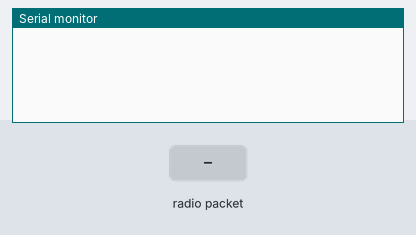
Bench run of a sketch on a simulated Arduino Uno, built with avr-gcc and run on an emulated ATmega328P. On the bench: the last lines printed to the serial monitor. Inputs (shaded band) come from the test bench. No radio packets arrive unless stated.

Above: at 1.3 s.
1.4 s: radio packet "1" arrives
At 1.7 s:
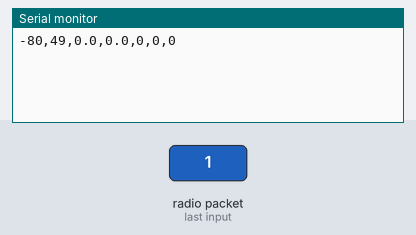
2.9 s: radio packet "1" arrives
At 3.6 s:
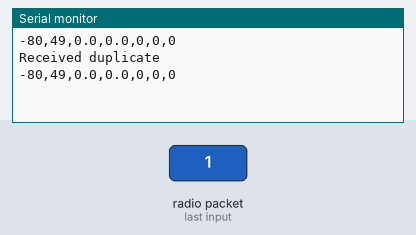
4.4 s: radio packet "0" arrives
At 5.2 s:
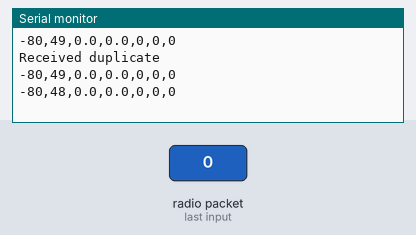
5.9 s: radio packet "2" arrives
At 6.4 s:
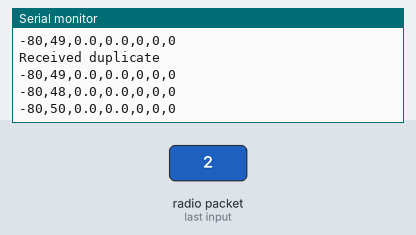
Timing chart, 0 to 8.4 s (numbered marks = the images above; inputs shaded):
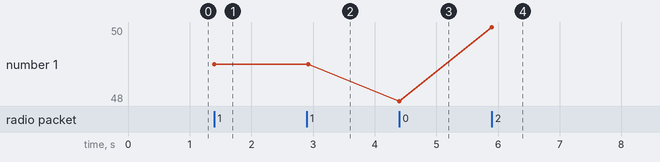

Measured:
- after the input at 1.4 s, the serial monitor: prints a new line at once (image 1)
- after the input at 2.9 s, the serial monitor: prints a new line at once (image 2)
- after the input at 4.4 s, the serial monitor: prints a new line at once (image 3)
- after the input at 5.9 s, the serial monitor: prints a new line at once (image 4)
- plotted number 1: 49 → 48 after the input at 4.4 s, 48 → 50 after the input at 5.9 s

The sketch:

MinimalReliableReceiver.ino
```cpp
#include <RHReliableDatagram.h>
#include <RH_RF95.h>
#include <SPI.h>
#include <LoRa.h>

#define SENDER_ADDRESS 1
#define RECEIVER_ADDRESS 2

#define LoRa_CS 10
#define LoRa_RST 3
#define LoRa_INT 2
#define LoRa_FREQ 870.1

RH_RF95 driver(LoRa_CS, LoRa_INT);
RHReliableDatagram manager(driver, RECEIVER_ADDRESS); // Instanciate this object with address.
uint8_t buf[RH_RF95_MAX_MESSAGE_LEN];
uint8_t packageMemory[4];
uint8_t packageMemoryPointer;
uint8_t packageNum;

// Set spreading factor, 6 ~ 12.
// LoRa is a Chirp Spread Spectrum (CSS) modulation. This setting determines the number of chirps per bit of data.
// At the highest value (SF 12), the link has higher range and is more robust, but the data rate is lowered significantly.
// The lowest value (SF 6) is a special case designed for the highest possible data rate. In this mode however, the length of the packet has to be known in advance. Also, CRC check is disabled.
#define spreadingFactor 12

// Set bandwidth, option: 7800,10400,15600,20800,31250,41700,62500,125000,250000,500000 [Hz].
// Lower BandWidth for longer distance. Semtech recommends to keep it above or equal to 62.5 kHz to be compatible with the clock speed.
#define signalBandwidth 125E3

// Set coding rate, 5 ~ 8 (values are actually 4/x).
// LoRa modem always performs forward error correction. The amount of these error checks is expressed by the coding rate.
// The lowest value (CR 4/5) results in higher data rate and less robust link, the highest value (CR 4/8) provides more robust link at the expense of lowering data rate.
#define codingRateDenominator 8


void setup() {
  Serial.begin(9600);
  delay(100);

  digitalWrite(LoRa_RST, LOW);
  delay(10);
  pinMode(LoRa_RST, OUTPUT);
  delay(10);
  digitalWrite(LoRa_RST, HIGH);
  while (!Serial) ; // Wait for serial port to be available
  if (!manager.init())
  Serial.println(F("init failed"));

  driver.setFrequency(LoRa_FREQ);
  driver.setTxPower(23, false);
  LoRa.setSignalBandwidth(signalBandwidth);
  LoRa.setCodingRate4(codingRateDenominator);

  for (int i = 0; i < 4; i++){
    packageMemory[i] = -1;
  }
  packageNum = 0;
  packageMemoryPointer = 0;
  //Serial.println(F("Signal Strength, Packet number, Temp, Humidity, Pressure, Debth, Time"));
}


void loop() {
  if (manager.available()){
    // Serial.println();
    uint8_t bufLen = sizeof(buf); // Needs to be here to convert to uint8_t
    uint8_t from;
    bool duplicate;

    // We receive, and wait forever to receive it
    bool receiveSuccess = receive(&duplicate, buf, &bufLen, &from, -1);
    // The variable 'duplicate' is not in use yet.
    writeDataToSerial(buf);
    // After receiving one message, there may be more incoming because of repeaters and buffers
    // We wait for 1 sec, between each receive before we give up
    bool receiving = true;
    int timeout = 1000;
    while (receiving){
      receiving = receive(&duplicate, buf, &bufLen, &from, timeout);
      if (receiving){
        writeDataToSerial(buf);
      }
    }


    // After successful receive(s), send a message:
    if (receiveSuccess){
      uint8_t data[] = "And hello back to you";
      uint8_t numberedResponse[sizeof(packageNum) + sizeof(data)];
      addPackageNum(&numberedResponse[0], &data[0], sizeof(data));

      if (!manager.sendtoWait(numberedResponse, sizeof(numberedResponse), from)){
        // Serial.println("Sending failed");
      }
      else {
        // Serial.print(F("Sending successful: "));
        // Serial.print((int)numberedResponse[0]);
        // Serial.println((char*)&numberedResponse[1]);
        updatePackageNum();
      }
    }
  }
}

// The function calls receive function with or without timeout
// message, bufLen and from are called by reference
// This means their values are updated after function call
bool receive(bool* duplicate, uint8_t* message, uint8_t* bufLen, uint8_t* from, int timeout){
  bool success;
  if (timeout == -1){
     success = manager.recvfromAck(buf, bufLen, from);
  }
  else {
     success = manager.recvfromAckTimeout(buf, bufLen, timeout, from);
  }

  if (success){
    if (!packageInMemory((int)buf[0])){
      *duplicate = false;
      updatePackageMemory((int)buf[0]);
//      printReceived(&buf[0], from[0]);
    }
    else {
      Serial.println(F("Received duplicate"));
      *duplicate = true;
    }
    return true;
  }
  else{
    *duplicate = false;
    return false;
  }
}

void writeDataToSerial(uint8_t* message){
  //sPrintData(input, usedSize, startPos, decimals);

  // Signal strength dBm
  Serial.print((int)driver.lastRssi()); // THis one need to be chagned still
  Serial.print(F(","));
  // Packet number:
  sPrintData(message, 1, 0, 0);
  Serial.print(F(","));
  // Temperature:
  sPrintData(message, 2, 1, 2);
  Serial.print(F(","));
  // Humidity:
  sPrintData(message, 2, 3, 1);
  Serial.print(F(","));
  // Pressure:
  sPrintData(message, 3, 5, 0);
  Serial.print(F(","));
  // Debth:
  sPrintData(message, 3, 8, 0);
  Serial.print(F(","));
  // Time:
  sPrintData(message, 4, 11, 0);
  Serial.println();
}

// This function aims to save SRAM by not using Serial.print(float)
// Replaces uint8PosToLongInt and uint8PosToFloat, and the Serial calls.

// Decoding uint8_t* to integer or decimal values and writing to serial.
// When 'decimals' == 0, the integer value will be printed.
void sPrintData(uint8_t* input, int usedSize, int startPos, int decimals){
  long int _temp = 0;
  for (int i = startPos; i< startPos + usedSize; i++){
    _temp += (long int)input[i] * toPowerOf(256, i-startPos);
  }
  if (!decimals){
    Serial.print(_temp);
  }
  else{
    long int tenPower = toPowerOf(10,decimals);
    Serial.print(_temp/tenPower); // Integer value
    Serial.print(F("."));
    Serial.print(_temp - tenPower*(_temp/tenPower)); // Decimals
  }
}

void updatePackageNum(){
  if (packageNum >= 7){ packageNum = 0;}
  else packageNum ++;
}

long int toPowerOf(int input, int power){
//  if (power == 0){
//    return 1;
//  }
//  else{
    long int temp = 1;
    for (int i = 0; i < power; i++){
      temp *= input;
    }
    return temp;
//  }
}

void addPackageNum(uint8_t* result, uint8_t* input, int sizeOfInput){
  result[0] = packageNum;
  for (int i=0; i< sizeOfInput; i++){
    result[i+1] = input[i];
  }
}

void updatePackageMemory(int package){
  packageMemory[packageMemoryPointer] = package;
  if (packageMemoryPointer < 3){
    packageMemoryPointer++;
  }
  else packageMemoryPointer = 0;
}

// Returns 1 if the package is in memory
int packageInMemory(int package){
  for (int i = 0; i < 4; i++){
    if (packageMemory[i] == package){
      return 1;
    }
  }
  return 0;
}
/*
void printReceived(uint8_t* message, uint8_t from){
  Serial.print(F("Received message from: "));
  Serial.print(from, HEX);
  Serial.print(F(" : "));
  Serial.print((int)message[0]);
  Serial.println((char*)&message[1]);
}
*/
```
